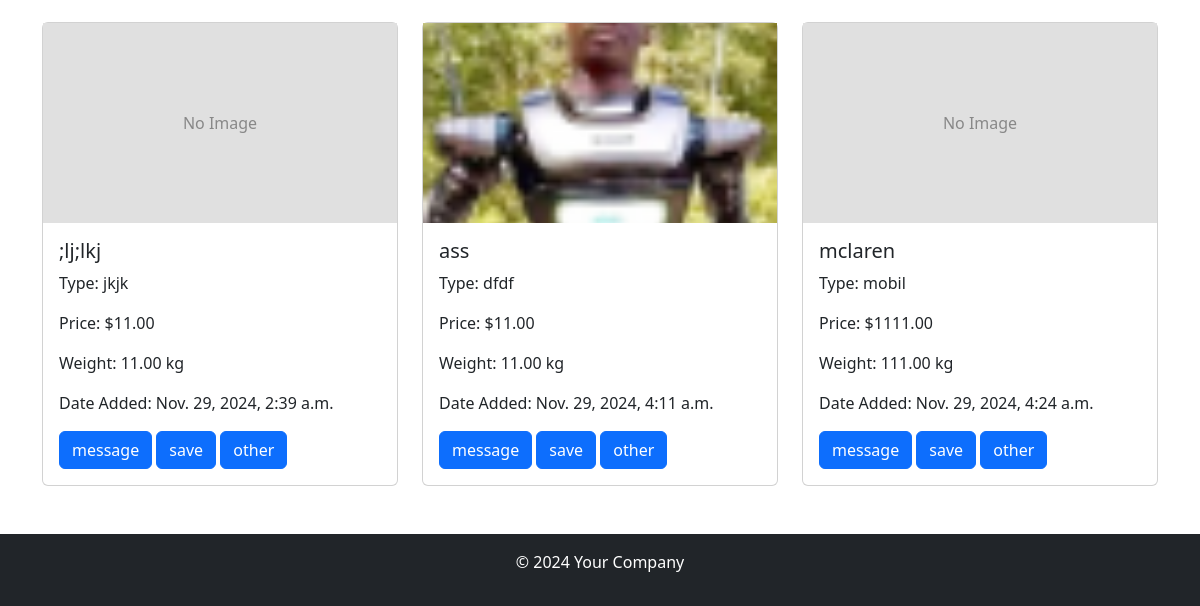
Before: /products/ (lower part) with the older database file.
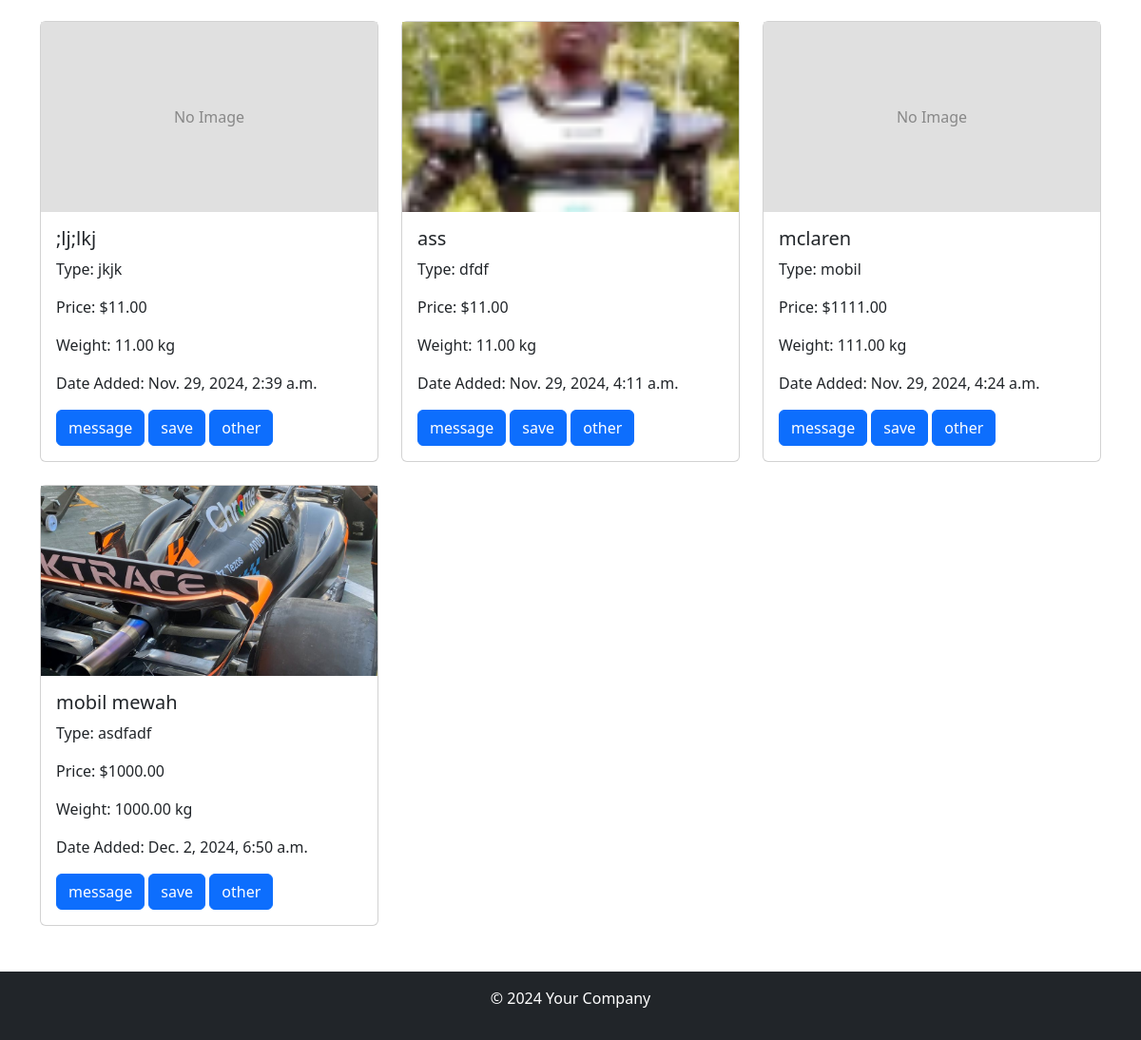
After: the same page with the newer database file.
### products/models.py (models this page shows, shortened)
class Product(models.Model):
    product_name = models.CharField(max_length=255)
    product_photo = models.ImageField(upload_to='products/', blank=True, null=True)
    product_type = models.CharField(max_length=100)
    product_price = models.DecimalField(max_digits=10, decimal_places=2)
    product_weight = models.DecimalField(max_digits=6, decimal_places=2)
    date_added = models.DateTimeField(auto_now_add=True)

### products/views.py (the view)
# urls.py: path('', views.product_list, name='product_list'),  # List of products
def product_list(request):
    products = Product.objects.all()
    return render(request, 'products/product_list.html', {'products': products})

### templates/products/product_list.html (shortened to what this page needs)
{% extends 'base_generic.html' %}
{% block content %}
<div class="row">
    {% for product in products %}
    <div class="col-md-4 mb-4">
        <div class="card">
  <div class="card-img-top" style="height: 200px; background-color: #f0f0f0;">
    {% if product.product_photo %}
      <img src="{{ product.product_photo.url }}" class="img-fluid" alt="{{ product.product_name }}" style="height: 100%; width: 100%; object-fit: cover;">
    {% else %}
      <div style="height: 100%; background-color: #e0e0e0; display: flex; justify-content: center; align-items: center;">
        <span style="color: #888; text-align: center;">No Image</span>
      </div>
    {% endif %}
  </div>
  <div class="card-body">
    <h5 class="card-title">{{ product.product_name }}</h5>
    <p class="card-text">Type: {{ product.product_type }}</p>
    <p class="card-text">Price: ${{ product.product_price }}</p>
    <p class="card-text">Weight: {{ product.product_weight }} kg</p>
    <p class="card-text">Date Added: {{ product.date_added }}</p>
    <a href="#" class="btn btn-primary">message</a>
    <a href="#" class="btn btn-primary">save</a>
    <a href="#" class="btn btn-primary">other</a>
  </div>
</div>
    </div>
    {% empty %}
    <p>No products available.</p>
    {% endfor %}
</div>
{% endblock %}

Changed rows visible on the page:
added Product: product_photo (picture), product_name "mobil mewah", product_type "asdfadf", product_price "1000.00", product_weight "1000.00", date_added "Dec. 2, 2024, 6:50 a.m."
